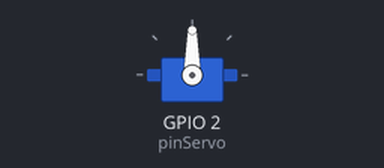
The sketch below on a simulated ESP32. On the bench: servo.

Above: at 0.05 s.
At 6.0 s:
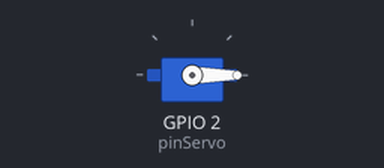
Timing chart, 0 to 7.8 s (numbered marks = the images above):
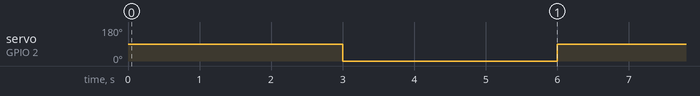

Measured:
- by itself, servo on GPIO 2 (pinServo): alternates 90° for 3.0 s and 0° for 3.0 s

The sketch:

servo_tapa.ino
```cpp
#include <ESP32Servo.h>

Servo miServo;

int anguloInicialServo = 0;
int anguloFinalServo = 90;
int pinServo = 2;
void setup() {
  miServo.attach(pinServo);
  miServo.write(anguloInicialServo);
}

void loop() {
  miServo.write(anguloFinalServo);
  delay(3000);
  miServo.write(anguloInicialServo);
  delay(3000);
}
```
